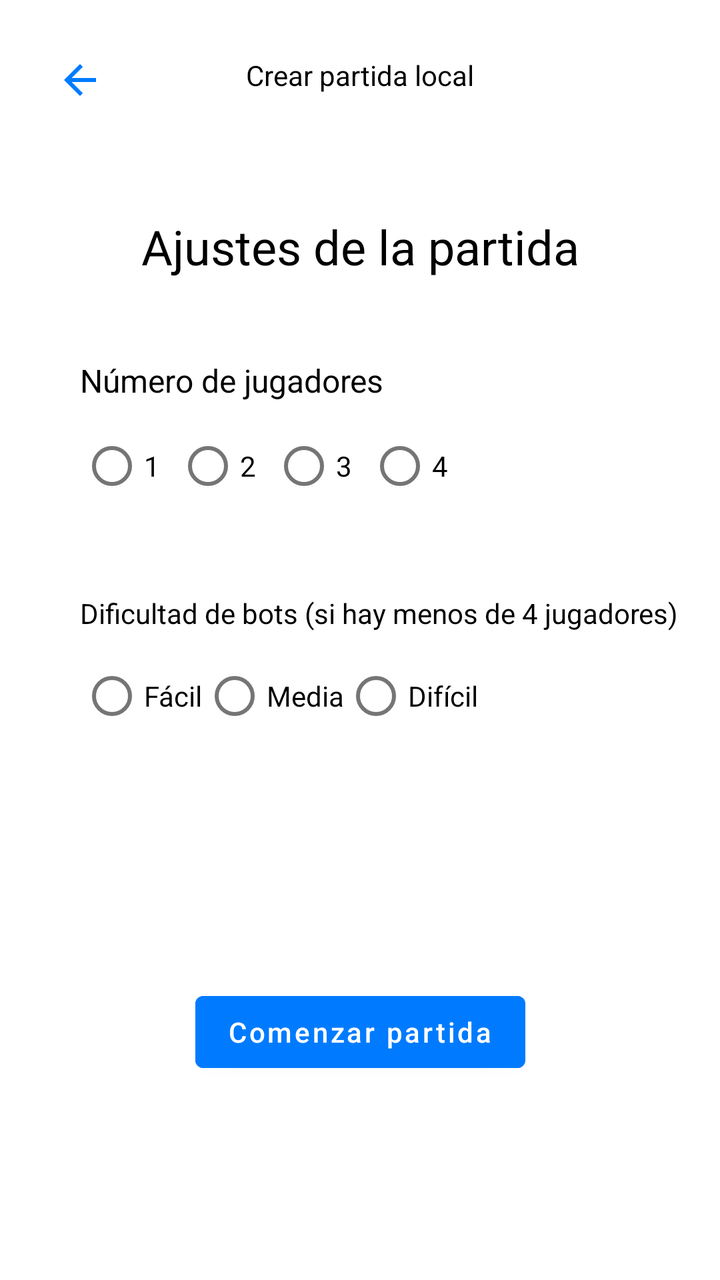
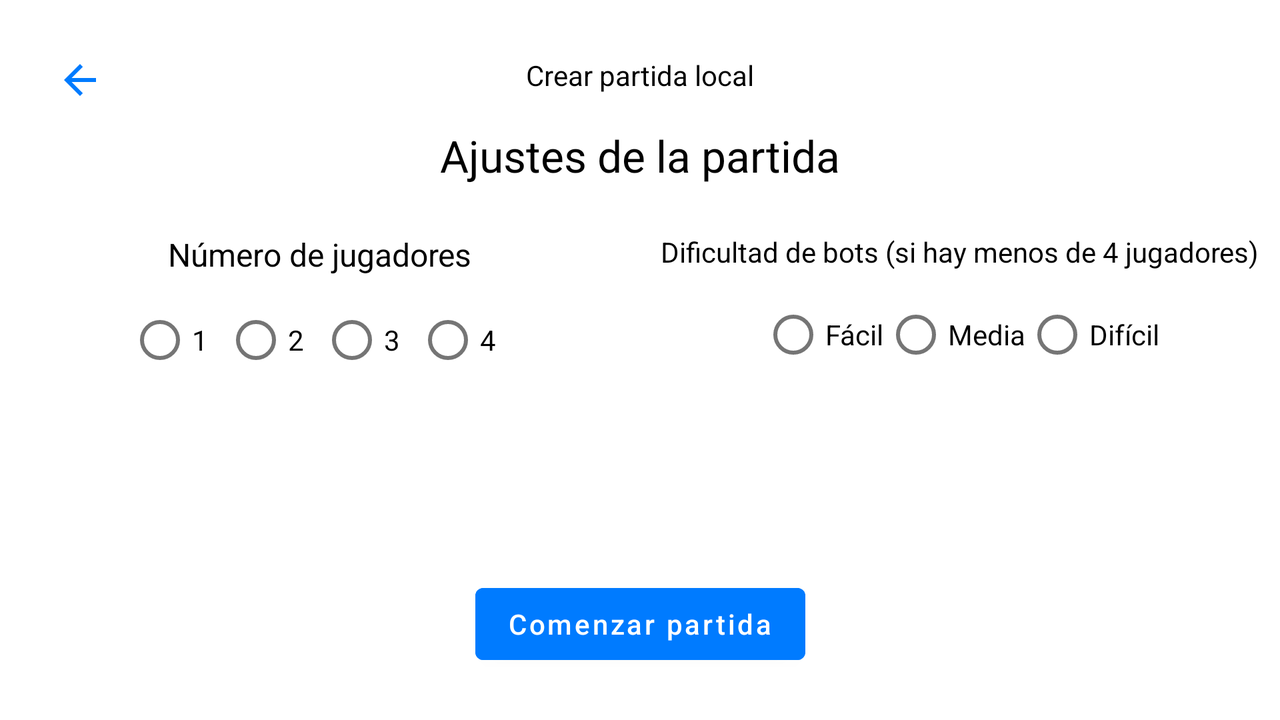

First picture: res/layout/ on a phone held upright. Second picture: the repository's own variant of that layout, on a device whose configuration matches the variant's folder. Source for both follows.
<!-- AndroidManifest.xml: application theme Theme.Parchis -->
<!-- res/layout/fragment_game_settings.xml -->
<?xml version="1.0" encoding="utf-8"?>
<layout xmlns:android="http://schemas.android.com/apk/res/android"
    xmlns:app="http://schemas.android.com/apk/res-auto"
    xmlns:tools="http://schemas.android.com/tools">

    <data>
        <variable
            name="viewModel"
            type="com.example.parchis.viewmodel.MainViewModel" />
    </data>

    <androidx.constraintlayout.widget.ConstraintLayout
        android:layout_width="match_parent"
        android:layout_height="match_parent"
        android:background="@color/white"
        android:fitsSystemWindows="true"
        tools:context=".view.GameSettingsFragment">


        <ImageButton
            android:id="@+id/btnBackSettings"
            android:layout_width="48dp"
            android:layout_height="48dp"
            android:layout_marginStart="16dp"
            android:layout_marginTop="16dp"
            android:background="?attr/selectableItemBackgroundBorderless"
            android:contentDescription="@string/boton_volver_desde_settings"
            android:src="@drawable/ic_back"
            app:layout_constraintStart_toStartOf="parent"
            app:layout_constraintTop_toTopOf="parent" />

        <TextView
            android:id="@+id/textViewSettingsTitle"
            android:layout_width="wrap_content"
            android:layout_height="wrap_content"
            android:layout_marginTop="28dp"
            android:text="@string/crear_partida_local"
            android:textColor="@color/black"
            android:textSize="14sp"
            app:layout_constraintEnd_toEndOf="parent"
            app:layout_constraintStart_toStartOf="parent"
            app:layout_constraintTop_toTopOf="parent" />

        <TextView
            android:id="@+id/tvSettingsSubTitle"
            android:layout_width="wrap_content"
            android:layout_height="wrap_content"
            android:layout_marginTop="60dp"
            android:text="@string/ajustes_de_la_partida"
            android:textColor="@color/black"
            android:textSize="24sp"
            app:layout_constraintEnd_toEndOf="parent"
            app:layout_constraintStart_toStartOf="parent"
            app:layout_constraintTop_toBottomOf="@id/textViewSettingsTitle" />

        <TextView
            android:id="@+id/tvNumPlayers"
            android:layout_width="wrap_content"
            android:layout_height="wrap_content"
            android:layout_marginStart="40dp"
            android:layout_marginTop="40dp"
            android:text="@string/n_mero_de_jugadores"
            android:textColor="@color/black"
            android:textSize="16sp"
            app:layout_constraintStart_toStartOf="parent"
            app:layout_constraintTop_toBottomOf="@id/tvSettingsSubTitle" />

        <RadioGroup
            android:id="@+id/rgPlayers"
            android:layout_width="wrap_content"
            android:layout_height="wrap_content"
            android:layout_marginStart="40dp"
            android:layout_marginTop="8dp"
            android:orientation="horizontal"
            app:layout_constraintStart_toStartOf="parent"
            app:layout_constraintTop_toBottomOf="@id/tvNumPlayers">
            <RadioButton android:id="@+id/rb1" android:layout_width="wrap_content" android:layout_height="wrap_content" android:text="@string/_1" />
            <RadioButton android:id="@+id/rb2" android:layout_width="wrap_content" android:layout_height="wrap_content" android:text="@string/_2" />
            <RadioButton android:id="@+id/rb3" android:layout_width="wrap_content" android:layout_height="wrap_content" android:text="@string/_3" />
            <RadioButton android:id="@+id/rb4" android:layout_width="wrap_content" android:layout_height="wrap_content" android:text="@string/_4" />
        </RadioGroup>

        <TextView
            android:id="@+id/tvDifficulty"
            android:layout_width="wrap_content"
            android:layout_height="wrap_content"
            android:layout_marginStart="40dp"
            android:layout_marginTop="40dp"
            android:text="@string/txt_game_settings"
            android:textColor="@color/black"
            android:textSize="14sp"
            app:layout_constraintStart_toStartOf="parent"
            app:layout_constraintTop_toBottomOf="@id/rgPlayers" />

        <RadioGroup
            android:id="@+id/rgDifficulty"
            android:layout_width="wrap_content"
            android:layout_height="wrap_content"
            android:layout_marginStart="40dp"
            android:layout_marginTop="8dp"
            android:orientation="horizontal"
            app:layout_constraintStart_toStartOf="parent"
            app:layout_constraintTop_toBottomOf="@id/tvDifficulty">
            <RadioButton android:id="@+id/rbEasy" android:layout_width="wrap_content" android:layout_height="wrap_content" android:text="@string/f_cil" />
            <RadioButton android:id="@+id/rbMedium" android:layout_width="wrap_content" android:layout_height="wrap_content" android:text="@string/media" />
            <RadioButton android:id="@+id/rbHard" android:layout_width="wrap_content" android:layout_height="wrap_content" android:text="@string/dif_cil" />
        </RadioGroup>

        <Button
            android:id="@+id/btnStartLocal"
            android:layout_width="wrap_content"
            android:layout_height="wrap_content"
            android:layout_marginBottom="100dp"
            android:backgroundTint="@color/blue"
            android:text="@string/comenzar_partida"
            android:textAllCaps="false"
            app:layout_constraintBottom_toBottomOf="parent"
            app:layout_constraintEnd_toEndOf="parent"
            app:layout_constraintStart_toStartOf="parent" />

    </androidx.constraintlayout.widget.ConstraintLayout>
</layout>
<!-- resources referenced by this layout -->
<resources>
  <color name="black">#FF000000</color>
  <color name="blue">#FF007BFF</color>
  <color name="white">#FFFFFFFF</color>
  <!-- drawable ic_back (drawable) -->
  <vector xmlns:android="http://schemas.android.com/apk/res/android"
      android:width="24dp"
      android:height="24dp"
      android:viewportWidth="24"
      android:viewportHeight="24">
      <path
          android:fillColor="@color/blue"
          android:pathData="M20,11H7.83l5.59-5.59L12,4l-8,8l8,8l1.41-1.41L7.83,13H20V11z" />
  </vector>
  <string name="_1">1</string>
  <string name="_2">2</string>
  <string name="_3">3</string>
  <string name="_4">4</string>
  <string name="ajustes_de_la_partida">Ajustes de la partida</string>
  <string name="boton_volver_desde_settings">boton volver desde settings</string>
  <string name="comenzar_partida">Comenzar partida</string>
  <string name="crear_partida_local">Crear partida local</string>
  <string name="dif_cil">Difícil</string>
  <string name="f_cil">Fácil</string>
  <string name="media">Media</string>
  <string name="n_mero_de_jugadores">Número de jugadores</string>
  <string name="txt_game_settings">Dificultad de bots (si hay menos de 4 jugadores)</string>
  <style name="Theme.Parchis" parent="Theme.MaterialComponents.DayNight.NoActionBar">
          
          <item name="colorPrimary">@color/purple_500</item>
          <item name="colorPrimaryVariant">@color/purple_700</item>
          <item name="colorOnPrimary">@color/white</item>
          
          <item name="colorSecondary">@color/teal_200</item>
          <item name="colorSecondaryVariant">@color/teal_700</item>
          <item name="colorOnSecondary">@color/black</item>
      </style>
  <color name="purple_500">#FF6200EE</color>
  <color name="purple_700">#FF3700B3</color>
  <color name="teal_200">#FF03DAC5</color>
  <color name="teal_700">#FF018786</color>
</resources>
<!-- res/layout-land/fragment_game_settings.xml (the repository's variant of the layout above) -->
<!-- drawn on the phone turned sideways -->
<?xml version="1.0" encoding="utf-8"?>
<layout xmlns:android="http://schemas.android.com/apk/res/android"
    xmlns:app="http://schemas.android.com/apk/res-auto"
    xmlns:tools="http://schemas.android.com/tools">

    <data>
        <variable
            name="viewModel"
            type="com.example.parchis.viewmodel.MainViewModel" />
    </data>

    <androidx.constraintlayout.widget.ConstraintLayout
        android:layout_width="match_parent"
        android:layout_height="match_parent"
        android:background="@color/white"
        android:fitsSystemWindows="true"
        tools:context=".view.GameSettingsFragment">

        <ImageButton
            android:id="@+id/btnBackSettings"
            android:layout_width="48dp"
            android:layout_height="48dp"
            android:layout_marginStart="16dp"
            android:layout_marginTop="16dp"
            android:background="?attr/selectableItemBackgroundBorderless"
            android:contentDescription="@string/boton_volver_desde_settings"
            android:src="@drawable/ic_back"
            app:layout_constraintStart_toStartOf="parent"
            app:layout_constraintTop_toTopOf="parent" />

        <TextView
            android:id="@+id/textViewSettingsTitle"
            android:layout_width="wrap_content"
            android:layout_height="wrap_content"
            android:layout_marginTop="28dp"
            android:text="@string/crear_partida_local"
            android:textColor="@color/black"
            android:textSize="14sp"
            app:layout_constraintEnd_toEndOf="parent"
            app:layout_constraintStart_toStartOf="parent"
            app:layout_constraintTop_toTopOf="parent" />

        <TextView
            android:id="@+id/tvSettingsSubTitle"
            android:layout_width="wrap_content"
            android:layout_height="wrap_content"
            android:layout_marginTop="16dp"
            android:text="@string/ajustes_de_la_partida"
            android:textColor="@color/black"
            android:textSize="22sp"
            app:layout_constraintEnd_toEndOf="parent"
            app:layout_constraintStart_toStartOf="parent"
            app:layout_constraintTop_toBottomOf="@id/textViewSettingsTitle" />

        <androidx.constraintlayout.widget.Guideline
            android:id="@+id/guideline"
            android:layout_width="wrap_content"
            android:layout_height="wrap_content"
            android:orientation="vertical"
            app:layout_constraintGuide_percent="0.5" />

        <TextView
            android:id="@+id/tvNumPlayers"
            android:layout_width="wrap_content"
            android:layout_height="wrap_content"
            android:layout_marginTop="24dp"
            android:text="@string/n_mero_de_jugadores"
            android:textColor="@color/black"
            android:textSize="16sp"
            app:layout_constraintEnd_toStartOf="@+id/guideline"
            app:layout_constraintStart_toStartOf="parent"
            app:layout_constraintTop_toBottomOf="@id/tvSettingsSubTitle" />

        <RadioGroup
            android:id="@+id/rgPlayers"
            android:layout_width="wrap_content"
            android:layout_height="wrap_content"
            android:layout_marginTop="8dp"
            android:orientation="horizontal"
            app:layout_constraintEnd_toStartOf="@+id/guideline"
            app:layout_constraintStart_toStartOf="parent"
            app:layout_constraintTop_toBottomOf="@id/tvNumPlayers">
            <RadioButton android:id="@+id/rb1" android:layout_width="wrap_content" android:layout_height="wrap_content" android:text="@string/_1" />
            <RadioButton android:id="@+id/rb2" android:layout_width="wrap_content" android:layout_height="wrap_content" android:text="@string/_2" />
            <RadioButton android:id="@+id/rb3" android:layout_width="wrap_content" android:layout_height="wrap_content" android:text="@string/_3" />
            <RadioButton android:id="@+id/rb4" android:layout_width="wrap_content" android:layout_height="wrap_content" android:text="@string/_4" />
        </RadioGroup>

        <TextView
            android:id="@+id/tvDifficulty"
            android:layout_width="wrap_content"
            android:layout_height="wrap_content"
            android:layout_marginTop="24dp"
            android:text="@string/txt_game_settings"
            android:textColor="@color/black"
            android:textSize="14sp"
            app:layout_constraintEnd_toEndOf="parent"
            app:layout_constraintStart_toStartOf="@+id/guideline"
            app:layout_constraintTop_toBottomOf="@id/tvSettingsSubTitle" />

        <RadioGroup
            android:id="@+id/rgDifficulty"
            android:layout_width="wrap_content"
            android:layout_height="wrap_content"
            android:layout_marginTop="8dp"
            android:orientation="horizontal"
            app:layout_constraintEnd_toEndOf="parent"
            app:layout_constraintStart_toStartOf="@+id/guideline"
            app:layout_constraintTop_toBottomOf="@id/tvDifficulty">
            <RadioButton android:id="@+id/rbEasy" android:layout_width="wrap_content" android:layout_height="wrap_content" android:text="@string/f_cil" />
            <RadioButton android:id="@+id/rbMedium" android:layout_width="wrap_content" android:layout_height="wrap_content" android:text="@string/media" />
            <RadioButton android:id="@+id/rbHard" android:layout_width="wrap_content" android:layout_height="wrap_content" android:text="@string/dif_cil" />
        </RadioGroup>

        <Button
            android:id="@+id/btnStartLocal"
            android:layout_width="wrap_content"
            android:layout_height="wrap_content"
            android:layout_marginBottom="24dp"
            android:backgroundTint="@color/blue"
            android:text="@string/comenzar_partida"
            android:textAllCaps="false"
            app:layout_constraintBottom_toBottomOf="parent"
            app:layout_constraintEnd_toEndOf="parent"
            app:layout_constraintStart_toStartOf="parent" />

    </androidx.constraintlayout.widget.ConstraintLayout>
</layout>
